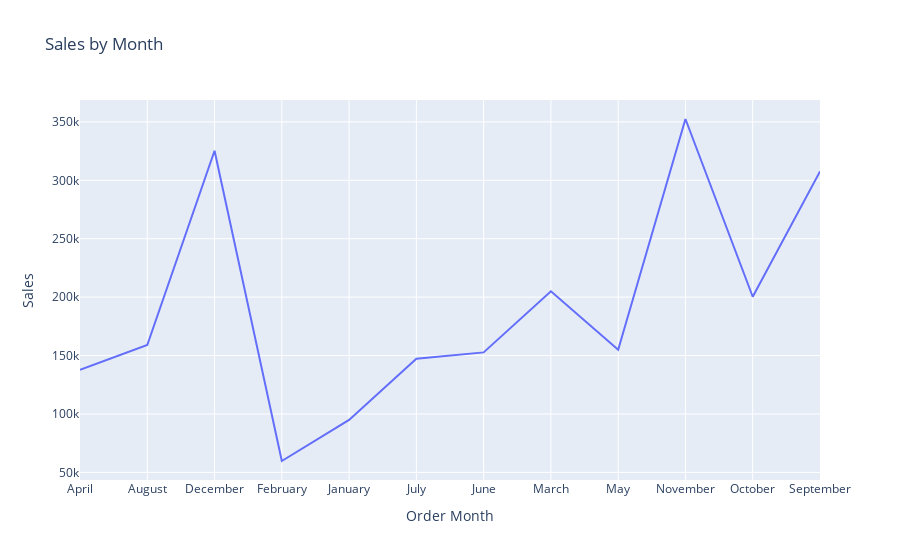

Source (notebook cell):
### Markdown cell above
## Visualization

### Code cell
monthly_sales = df.groupby('Order Month')['Sales'].sum().round(2).reset_index()
fig = px.line(monthly_sales, 
        x = 'Order Month', 
        y = 'Sales',
       title = 'Sales by Month')

fig.show()

### Figure 1 — Plotly figure (JSON) as saved in the notebook; plotly's stock layout.template omitted (floating-point values rounded to 4 significant figures)
{"data": [{"hovertemplate": "Order Month=%{x}<br>Sales=%{y}<extra></extra>", "legendgroup": "", "line": {"color": "#636efa", "dash": "solid"}, "marker": {"symbol": "circle"}, "mode": "lines", "name": "", "orientation": "v", "showlegend": false, "type": "scatter", "x": ["April", "August", "December", "February", "January", "July", "June", "March", "May", "November", "October", "September"], "xaxis": "x", "y": [137800.0, 159000.0, 325300.0, 59750.0, 94920.0, 147200.0, 152700.0, 205000.0, 155000.0, 352500.0, 200300.0, 307600.0], "yaxis": "y"}], "layout": {"legend": {"tracegroupgap": 0}, "title": {"text": "Sales by Month"}, "xaxis": {"anchor": "y", "domain": [0, 1], "title": {"text": "Order Month"}}, "yaxis": {"anchor": "x", "domain": [0, 1], "title": {"text": "Sales"}}}}
